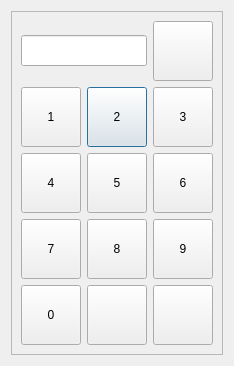
<?xml version="1.0" encoding="UTF-8"?>
<ui version="4.0">
 <class>RNumbers</class>
 <widget class="QDialog" name="RNumbers">
  <property name="geometry">
   <rect>
    <x>0</x>
    <y>0</y>
    <width>232</width>
    <height>364</height>
   </rect>
  </property>
  <property name="windowTitle">
   <string>Dialog</string>
  </property>
  <layout class="QHBoxLayout" name="horizontalLayout">
   <item>
    <widget class="QFrame" name="frame">
     <property name="frameShape">
      <enum>QFrame::StyledPanel</enum>
     </property>
     <property name="frameShadow">
      <enum>QFrame::Raised</enum>
     </property>
     <layout class="QVBoxLayout" name="verticalLayout">
      <item>
       <layout class="QGridLayout" name="gridLayout">
        <item row="1" column="1">
         <widget class="QPushButton" name="btn2">
          <property name="minimumSize">
           <size>
            <width>60</width>
            <height>60</height>
           </size>
          </property>
          <property name="maximumSize">
           <size>
            <width>60</width>
            <height>60</height>
           </size>
          </property>
          <property name="baseSize">
           <size>
            <width>40</width>
            <height>0</height>
           </size>
          </property>
          <property name="text">
           <string>2</string>
          </property>
         </widget>
        </item>
        <item row="3" column="1">
         <widget class="QPushButton" name="btn8">
          <property name="minimumSize">
           <size>
            <width>60</width>
            <height>60</height>
           </size>
          </property>
          <property name="maximumSize">
           <size>
            <width>60</width>
            <height>60</height>
           </size>
          </property>
          <property name="baseSize">
           <size>
            <width>40</width>
            <height>0</height>
           </size>
          </property>
          <property name="text">
           <string>8</string>
          </property>
         </widget>
        </item>
        <item row="1" column="2">
         <widget class="QPushButton" name="btn3">
          <property name="minimumSize">
           <size>
            <width>60</width>
            <height>60</height>
           </size>
          </property>
          <property name="maximumSize">
           <size>
            <width>60</width>
            <height>60</height>
           </size>
          </property>
          <property name="baseSize">
           <size>
            <width>40</width>
            <height>0</height>
           </size>
          </property>
          <property name="text">
           <string>3</string>
          </property>
         </widget>
        </item>
        <item row="4" column="0">
         <widget class="QPushButton" name="btn0">
          <property name="minimumSize">
           <size>
            <width>60</width>
            <height>60</height>
           </size>
          </property>
          <property name="maximumSize">
           <size>
            <width>60</width>
            <height>60</height>
           </size>
          </property>
          <property name="baseSize">
           <size>
            <width>40</width>
            <height>0</height>
           </size>
          </property>
          <property name="text">
           <string>0</string>
          </property>
         </widget>
        </item>
        <item row="3" column="2">
         <widget class="QPushButton" name="btn9">
          <property name="minimumSize">
           <size>
            <width>60</width>
            <height>60</height>
           </size>
          </property>
          <property name="maximumSize">
           <size>
            <width>60</width>
            <height>60</height>
           </size>
          </property>
          <property name="baseSize">
           <size>
            <width>40</width>
            <height>0</height>
           </size>
          </property>
          <property name="text">
           <string>9</string>
          </property>
         </widget>
        </item>
        <item row="4" column="1">
         <widget class="QPushButton" name="btnAccept">
          <property name="minimumSize">
           <size>
            <width>60</width>
            <height>60</height>
           </size>
          </property>
          <property name="maximumSize">
           <size>
            <width>60</width>
            <height>60</height>
           </size>
          </property>
          <property name="baseSize">
           <size>
            <width>40</width>
            <height>0</height>
           </size>
          </property>
          <property name="text">
           <string/>
          </property>
          <property name="icon">
           <iconset resource="res.qrc">
            <normaloff>:/images/ok.png</normaloff>:/images/ok.png</iconset>
          </property>
          <property name="iconSize">
           <size>
            <width>32</width>
            <height>32</height>
           </size>
          </property>
         </widget>
        </item>
        <item row="2" column="2">
         <widget class="QPushButton" name="btn6">
          <property name="minimumSize">
           <size>
            <width>60</width>
            <height>60</height>
           </size>
          </property>
          <property name="maximumSize">
           <size>
            <width>60</width>
            <height>60</height>
           </size>
          </property>
          <property name="baseSize">
           <size>
            <width>40</width>
            <height>0</height>
           </size>
          </property>
          <property name="text">
           <string>6</string>
          </property>
         </widget>
        </item>
        <item row="4" column="2">
         <widget class="QPushButton" name="btnReject">
          <property name="minimumSize">
           <size>
            <width>60</width>
            <height>60</height>
           </size>
          </property>
          <property name="maximumSize">
           <size>
            <width>60</width>
            <height>60</height>
           </size>
          </property>
          <property name="baseSize">
           <size>
            <width>40</width>
            <height>0</height>
           </size>
          </property>
          <property name="text">
           <string/>
          </property>
          <property name="icon">
           <iconset resource="res.qrc">
            <normaloff>:/images/cancel.png</normaloff>:/images/cancel.png</iconset>
          </property>
          <property name="iconSize">
           <size>
            <width>32</width>
            <height>32</height>
           </size>
          </property>
         </widget>
        </item>
        <item row="2" column="0">
         <widget class="QPushButton" name="btn4">
          <property name="minimumSize">
           <size>
            <width>60</width>
            <height>60</height>
           </size>
          </property>
          <property name="maximumSize">
           <size>
            <width>60</width>
            <height>60</height>
           </size>
          </property>
          <property name="baseSize">
           <size>
            <width>40</width>
            <height>0</height>
           </size>
          </property>
          <property name="text">
           <string>4</string>
          </property>
         </widget>
        </item>
        <item row="1" column="0">
         <widget class="QPushButton" name="btn1">
          <property name="minimumSize">
           <size>
            <width>60</width>
            <height>60</height>
           </size>
          </property>
          <property name="maximumSize">
           <size>
            <width>60</width>
            <height>60</height>
           </size>
          </property>
          <property name="baseSize">
           <size>
            <width>40</width>
            <height>0</height>
           </size>
          </property>
          <property name="text">
           <string>1</string>
          </property>
         </widget>
        </item>
        <item row="3" column="0">
         <widget class="QPushButton" name="btn7">
          <property name="minimumSize">
           <size>
            <width>60</width>
            <height>60</height>
           </size>
          </property>
          <property name="maximumSize">
           <size>
            <width>60</width>
            <height>60</height>
           </size>
          </property>
          <property name="baseSize">
           <size>
            <width>40</width>
            <height>0</height>
           </size>
          </property>
          <property name="text">
           <string>7</string>
          </property>
         </widget>
        </item>
        <item row="2" column="1">
         <widget class="QPushButton" name="btn5">
          <property name="minimumSize">
           <size>
            <width>60</width>
            <height>60</height>
           </size>
          </property>
          <property name="maximumSize">
           <size>
            <width>60</width>
            <height>60</height>
           </size>
          </property>
          <property name="baseSize">
           <size>
            <width>40</width>
            <height>0</height>
           </size>
          </property>
          <property name="text">
           <string>5</string>
          </property>
         </widget>
        </item>
        <item row="0" column="2">
         <widget class="QPushButton" name="btnClear">
          <property name="minimumSize">
           <size>
            <width>60</width>
            <height>60</height>
           </size>
          </property>
          <property name="maximumSize">
           <size>
            <width>555</width>
            <height>60</height>
           </size>
          </property>
          <property name="baseSize">
           <size>
            <width>40</width>
            <height>0</height>
           </size>
          </property>
          <property name="text">
           <string/>
          </property>
          <property name="icon">
           <iconset resource="res.qrc">
            <normaloff>:/images/backspace.png</normaloff>:/images/backspace.png</iconset>
          </property>
          <property name="iconSize">
           <size>
            <width>32</width>
            <height>32</height>
           </size>
          </property>
         </widget>
        </item>
        <item row="0" column="0" colspan="2">
         <widget class="QLineEdit" name="leText">
          <property name="font">
           <font>
            <pointsize>14</pointsize>
           </font>
          </property>
         </widget>
        </item>
       </layout>
      </item>
     </layout>
    </widget>
   </item>
  </layout>
 </widget>
 <resources>
  <include location="res.qrc"/>
 </resources>
 <connections>
  <connection>
   <sender>btn0</sender>
   <signal>clicked()</signal>
   <receiver>RNumbers</receiver>
   <slot>btnNumClick()</slot>
   <hints>
    <hint type="sourcelabel">
     <x>57</x>
     <y>153</y>
    </hint>
    <hint type="destinationlabel">
     <x>138</x>
     <y>94</y>
    </hint>
   </hints>
  </connection>
  <connection>
   <sender>btn1</sender>
   <signal>clicked()</signal>
   <receiver>RNumbers</receiver>
   <slot>btnNumClick()</slot>
   <hints>
    <hint type="sourcelabel">
     <x>57</x>
     <y>63</y>
    </hint>
    <hint type="destinationlabel">
     <x>138</x>
     <y>94</y>
    </hint>
   </hints>
  </connection>
  <connection>
   <sender>btn2</sender>
   <signal>clicked()</signal>
   <receiver>RNumbers</receiver>
   <slot>btnNumClick()</slot>
   <hints>
    <hint type="sourcelabel">
     <x>138</x>
     <y>63</y>
    </hint>
    <hint type="destinationlabel">
     <x>138</x>
     <y>94</y>
    </hint>
   </hints>
  </connection>
  <connection>
   <sender>btn3</sender>
   <signal>clicked()</signal>
   <receiver>RNumbers</receiver>
   <slot>btnNumClick()</slot>
   <hints>
    <hint type="sourcelabel">
     <x>219</x>
     <y>63</y>
    </hint>
    <hint type="destinationlabel">
     <x>138</x>
     <y>94</y>
    </hint>
   </hints>
  </connection>
  <connection>
   <sender>btn4</sender>
   <signal>clicked()</signal>
   <receiver>RNumbers</receiver>
   <slot>btnNumClick()</slot>
   <hints>
    <hint type="sourcelabel">
     <x>57</x>
     <y>93</y>
    </hint>
    <hint type="destinationlabel">
     <x>138</x>
     <y>94</y>
    </hint>
   </hints>
  </connection>
  <connection>
   <sender>btn5</sender>
   <signal>clicked()</signal>
   <receiver>RNumbers</receiver>
   <slot>btnNumClick()</slot>
   <hints>
    <hint type="sourcelabel">
     <x>138</x>
     <y>93</y>
    </hint>
    <hint type="destinationlabel">
     <x>138</x>
     <y>94</y>
    </hint>
   </hints>
  </connection>
  <connection>
   <sender>btn6</sender>
   <signal>clicked()</signal>
   <receiver>RNumbers</receiver>
   <slot>btnNumClick()</slot>
   <hints>
    <hint type="sourcelabel">
     <x>219</x>
     <y>93</y>
    </hint>
    <hint type="destinationlabel">
     <x>138</x>
     <y>94</y>
    </hint>
   </hints>
  </connection>
  <connection>
   <sender>btn7</sender>
   <signal>clicked()</signal>
   <receiver>RNumbers</receiver>
   <slot>btnNumClick()</slot>
   <hints>
    <hint type="sourcelabel">
     <x>57</x>
     <y>123</y>
    </hint>
    <hint type="destinationlabel">
     <x>138</x>
     <y>94</y>
    </hint>
   </hints>
  </connection>
  <connection>
   <sender>btn8</sender>
   <signal>clicked()</signal>
   <receiver>RNumbers</receiver>
   <slot>btnNumClick()</slot>
   <hints>
    <hint type="sourcelabel">
     <x>138</x>
     <y>123</y>
    </hint>
    <hint type="destinationlabel">
     <x>138</x>
     <y>94</y>
    </hint>
   </hints>
  </connection>
  <connection>
   <sender>btn9</sender>
   <signal>clicked(bool)</signal>
   <receiver>RNumbers</receiver>
   <slot>btnNumClick()</slot>
   <hints>
    <hint type="sourcelabel">
     <x>219</x>
     <y>123</y>
    </hint>
    <hint type="destinationlabel">
     <x>138</x>
     <y>94</y>
    </hint>
   </hints>
  </connection>
 </connections>
 <slots>
  <slot>btnNumClick()</slot>
 </slots>
</ui>
